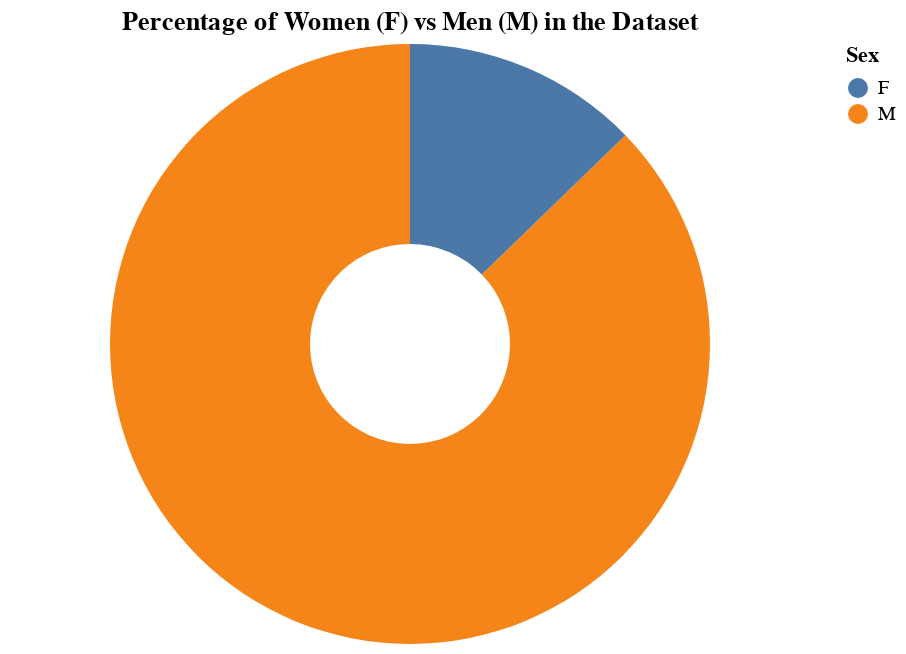

The notebook cell saved with this chart:
### Code cell
import altair as alt

# Create a DataFrame for counts of 'sex'
sex_counts = data_cleaned['sex'].value_counts().reset_index()
sex_counts.columns = ['sex', 'count']

## Calculate the total for percentage calculation
total = sex_counts['count'].sum()
sex_counts['percentage'] = (sex_counts['count'] / total * 100).round(2)

# Create a donut chart using Altair
donut_chart = alt.Chart(sex_counts).mark_arc(innerRadius=50).encode(
    theta=alt.Theta(field="count", type="quantitative"),
    color=alt.Color(field="sex", type="nominal", legend=alt.Legend(title="Sex")),
    tooltip=[alt.Tooltip('sex'), alt.Tooltip('count'), alt.Tooltip('percentage', title='Percentage', format='.2f')]
).properties(
    title="Percentage of Women (F) vs Men (M) in the Dataset"
)

# Display the chart
donut_chart.display()

### Figure 1 — Vega-Lite specification as saved in the notebook (floating-point values rounded to 4 significant figures)
{"config": {"view": {"continuousWidth": 400, "continuousHeight": 300}}, "data": {"name": "data-9d1e713cd30cc0b1f64109abd6406bb0"}, "mark": {"type": "arc", "innerRadius": 50}, "encoding": {"color": {"field": "sex", "legend": {"title": "Sex"}, "type": "nominal"}, "theta": {"field": "count", "type": "quantitative"}, "tooltip": [{"field": "sex", "type": "nominal"}, {"field": "count", "type": "quantitative"}, {"field": "percentage", "format": ".2f", "title": "Percentage", "type": "quantitative"}]}, "title": "Percentage of Women (F) vs Men (M) in the Dataset", "$schema": "https://vega.github.io/schema/vega-lite/v4.17.0.json", "datasets": {"data-9d1e713cd30cc0b1f64109abd6406bb0": [{"sex": "M", "count": 3293, "percentage": 87.25}, {"sex": "F", "count": 481, "percentage": 12.75}]}}
